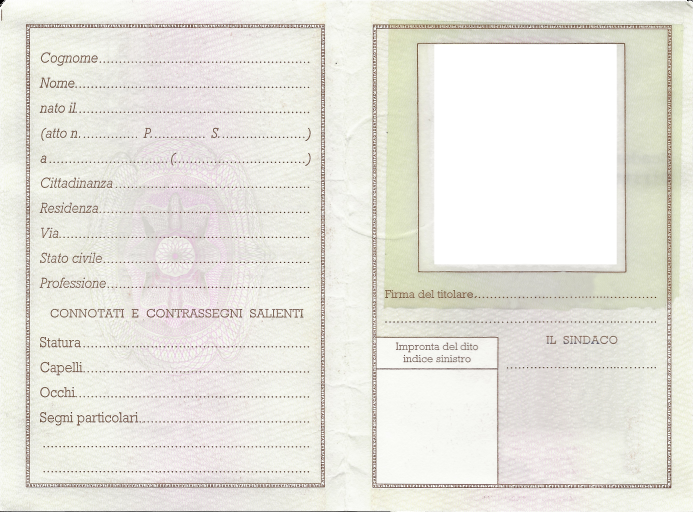
#> input picture ReferenceImages/rearCIC.png, 1386 x 1024 px (shown at 1/2 size)
$ python BRIEFFeatureMatcher.py
#> lines starting #> are read from the running program, lines starting #| are printed output that depends on the picture; pictures that were not available may be replaced by others from this repository, and a replacement may not be noted
from skimage.io import imread
from skimage.feature import (match_descriptors, corner_peaks, corner_harris, plot_matches, BRIEF)
import matplotlib.pyplot as plt

reference_img = imread('ReferenceImages/rearCIC.png', as_gray=True)
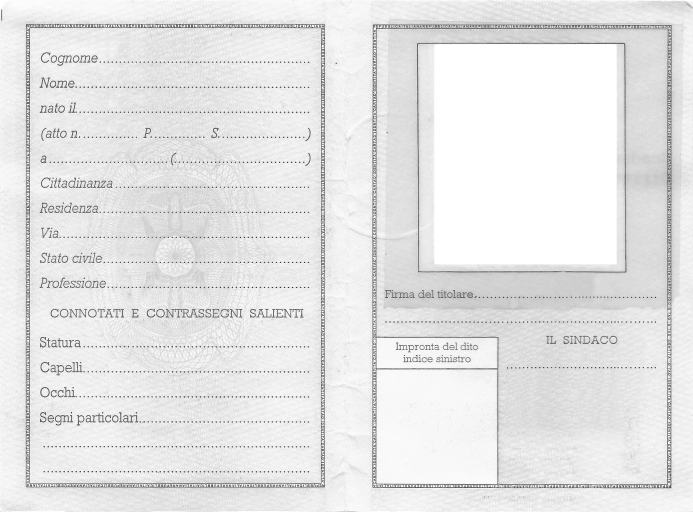
#> reference_img: shape (1024, 1386) float64 (shown at 1/2 size); min 0.0357, max 1, mean 0.902
test_img = imread('TestImages/a-petrelli-rearCI.jpg', as_gray=True)
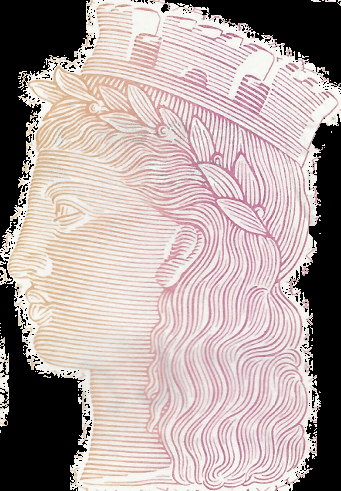
#> input picture ReferenceImages/TestaCIC.png, 341 x 491 px, given in place of a-petrelli-rearCI.jpg, which was not available
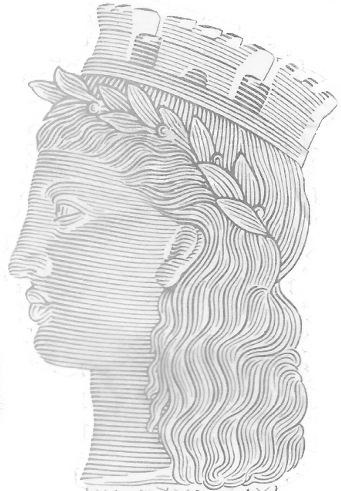
#> test_img: shape (491, 341) float64; min 0.366, max 1, mean 0.883

reference_kpts = corner_peaks(corner_harris(reference_img), min_distance=5)
#> reference_kpts = 8156 pairs, first value 6 to 1014, second value 5 to 1379
test_kpts = corner_peaks(corner_harris(test_img), min_distance=5)
#> test_kpts = 822 pairs, first value 5 to 483, second value 5 to 335

extractor = BRIEF()

extractor.extract(reference_img, reference_kpts)
reference_kpts = reference_kpts[extractor.mask]
#> reference_kpts = 7731 pairs, first value 24 to 1000, second value 24 to 1362
reference_dsc = extractor.descriptors

extractor.extract(test_img, test_kpts)
test_kpts = test_kpts[extractor.mask]
#> test_kpts = 635 pairs, first value 24 to 467, second value 24 to 317
test_dsc = extractor.descriptors

matches12 = match_descriptors(reference_dsc, test_dsc, cross_check=True)

fig, ax = plt.subplots(nrows=1, ncols=1)

plt.gray()

plot_matches(ax, reference_img, test_img, reference_kpts, test_kpts, matches12)
#> (this line was passed over: skimage is not available in this run)
ax.axis('off')
ax.set_title("Original Image vs. Transformed Image")

plt.show()
